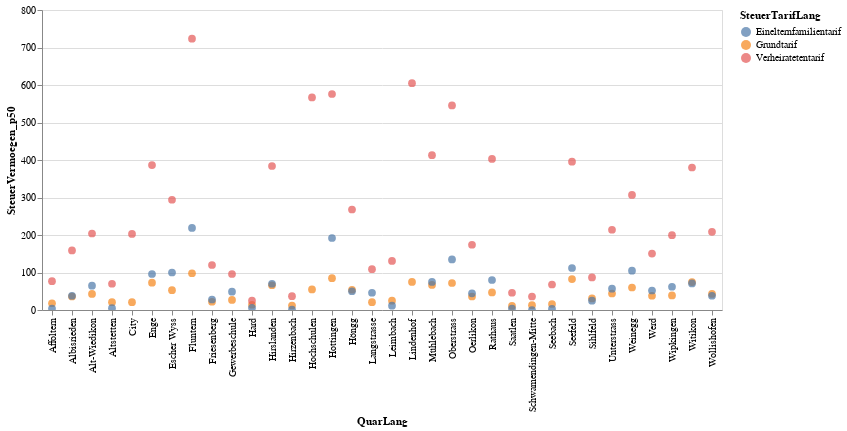

This figure's notebook cell:
### Code cell
alt.Chart(myGraph).mark_circle(size=60).encode(
    x='QuarLang',
    y='SteuerVermoegen_p50',
    color='SteuerTarifLang',
    tooltip=['SteuerJahr','QuarLang','SteuerVermoegen_p25', 'SteuerVermoegen_p50','SteuerVermoegen_p75']
).interactive() # this makes the axes interactive: now you can zoom & pan

### Figure 1 — Vega-Lite specification as saved in the notebook (floating-point values rounded to 4 significant figures)
{"config": {"view": {"continuousWidth": 400, "continuousHeight": 300}}, "data": {"name": "data-e943488c404d0545ea4277b460d3c79d"}, "mark": {"type": "circle", "size": 60}, "encoding": {"color": {"type": "nominal", "field": "SteuerTarifLang"}, "tooltip": [{"type": "temporal", "field": "SteuerJahr"}, {"type": "nominal", "field": "QuarLang"}, {"type": "quantitative", "field": "SteuerVermoegen_p25"}, {"type": "quantitative", "field": "SteuerVermoegen_p50"}, {"type": "quantitative", "field": "SteuerVermoegen_p75"}], "x": {"type": "nominal", "field": "QuarLang"}, "y": {"type": "quantitative", "field": "SteuerVermoegen_p50"}}, "selection": {"selector003": {"type": "interval", "bind": "scales", "encodings": ["x", "y"]}}, "$schema": "https://vega.github.io/schema/vega-lite/v4.8.1.json", "datasets": {"data-e943488c404d0545ea4277b460d3c79d": [{"SteuerJahr": "2018-01-01T00:00:00", "QuarSort": 11, "QuarLang": "Rathaus", "SteuerTarifSort": 0, "SteuerTarifLang": "Grundtarif", "SteuerVermoegen_p50": 47.0, "SteuerVermoegen_p25": 2.0, "SteuerVermoegen_p75": 283.0}, {"SteuerJahr": "2018-01-01T00:00:00", "QuarSort": 11, "QuarLang": "Rathaus", "SteuerTarifSort": 1, "SteuerTarifLang": "Verheiratetentarif", "SteuerVermoegen_p50": 403.0, "SteuerVermoegen_p25": 80.0, "SteuerVermoegen_p75": 1557.0}, {"SteuerJahr": "2018-01-01T00:00:00", "QuarSort": 11, "QuarLang": "Rathaus", "SteuerTarifSort": 2, "SteuerTarifLang": "Einelternfamilientarif", "SteuerVermoegen_p50": 80.0, "SteuerVermoegen_p25": 2.0, "SteuerVermoegen_p75": 532.0}, {"SteuerJahr": "2018-01-01T00:00:00", "QuarSort": 12, "QuarLang": "Hochschulen", "SteuerTarifSort": 0, "SteuerTarifLang": "Grundtarif", "SteuerVermoegen_p50": 55.0, "SteuerVermoegen_p25": 5.0, "SteuerVermoegen_p75": 311.0}, {"SteuerJahr": "2018-01-01T00:00:00", "QuarSort": 12, "QuarLang": "Hochschulen", "SteuerTarifSort": 1, "SteuerTarifLang": "Verheiratetentarif", "SteuerVermoegen_p50": 567.0, "SteuerVermoegen_p25": 188.0, "SteuerVermoegen_p75": 1978.0}, {"SteuerJahr": "2018-01-01T00:00:00", "QuarSort": 12, "QuarLang": "Hochschulen", "SteuerTarifSort": 2, "SteuerTarifLang": "Einelternfamilientarif", "SteuerVermoegen_p50": null, "SteuerVermoegen_p25": null, "SteuerVermoegen_p75": null}, {"SteuerJahr": "2018-01-01T00:00:00", "QuarSort": 13, "QuarLang": "Lindenhof", "SteuerTarifSort": 0, "SteuerTarifLang": "Grundtarif", "SteuerVermoegen_p50": 75.0, "SteuerVermoegen_p25": 5.0, "SteuerVermoegen_p75": 401.0}, {"SteuerJahr": "2018-01-01T00:00:00", "QuarSort": 13, "QuarLang": "Lindenhof", "SteuerTarifSort": 1, "SteuerTarifLang": "Verheiratetentarif", "SteuerVermoegen_p50": 605.0, "SteuerVermoegen_p25": 174.0, "SteuerVermoegen_p75": 1880.0}, {"SteuerJahr": "2018-01-01T00:00:00", "QuarSort": 13, "QuarLang": "Lindenhof", "SteuerTarifSort": 2, "SteuerTarifLang": "Einelternfamilientarif", "SteuerVermoegen_p50": null, "SteuerVermoegen_p25": null, "SteuerVermoegen_p75": null}, {"SteuerJahr": "2018-01-01T00:00:00", "QuarSort": 14, "QuarLang": "City", "SteuerTarifSort": 0, "SteuerTarifLang": "Grundtarif", "SteuerVermoegen_p50": 21.0, "SteuerVermoegen_p25": 1.0, "SteuerVermoegen_p75": 166.5}, {"SteuerJahr": "2018-01-01T00:00:00", "QuarSort": 14, "QuarLang": "City", "SteuerTarifSort": 1, "SteuerTarifLang": "Verheiratetentarif", "SteuerVermoegen_p50": 203.0, "SteuerVermoegen_p25": 42.0, "SteuerVermoegen_p75": 844.0}, {"SteuerJahr": "2018-01-01T00:00:00", "QuarSort": 14, "QuarLang": "City", "SteuerTarifSort": 2, "SteuerTarifLang": "Einelternfamilientarif", "SteuerVermoegen_p50": null, "SteuerVermoegen_p25": null, "SteuerVermoegen_p75": null}, {"SteuerJahr": "2018-01-01T00:00:00", "QuarSort": 21, "QuarLang": "Wollishofen", "SteuerTarifSort": 0, "SteuerTarifLang": "Grundtarif", "SteuerVermoegen_p50": 43.0, "SteuerVermoegen_p25": 4.0, "SteuerVermoegen_p75": 197.0}, {"SteuerJahr": "2018-01-01T00:00:00", "QuarSort": 21, "QuarLang": "Wollishofen", "SteuerTarifSort": 1, "SteuerTarifLang": "Verheiratetentarif", "SteuerVermoegen_p50": 208.5, "SteuerVermoegen_p25": 41.0, "SteuerVermoegen_p75": 629.0}, {"SteuerJahr": "2018-01-01T00:00:00", "QuarSort": 21, "QuarLang": "Wollishofen", "SteuerTarifSort": 2, "SteuerTarifLang": "Einelternfamilientarif", "SteuerVermoegen_p50": 38.0, "SteuerVermoegen_p25": 2.0, "SteuerVermoegen_p75": 185.0}, {"SteuerJahr": "2018-01-01T00:00:00", "QuarSort": 23, "QuarLang": "Leimbach", "SteuerTarifSort": 0, "SteuerTarifLang": "Grundtarif", "SteuerVermoegen_p50": 25.0, "SteuerVermoegen_p25": 0.0, "SteuerVermoegen_p75": 153.0}, {"SteuerJahr": "2018-01-01T00:00:00", "QuarSort": 23, "QuarLang": "Leimbach", "SteuerTarifSort": 1, "SteuerTarifLang": "Verheiratetentarif", "SteuerVermoegen_p50": 131.0, "SteuerVermoegen_p25": 13.0, "SteuerVermoegen_p75": 433.0}, {"SteuerJahr": "2018-01-01T00:00:00", "QuarSort": 23, "QuarLang": "Leimbach", "SteuerTarifSort": 2, "SteuerTarifLang": "Einelternfamilientarif", "SteuerVermoegen_p50": 11.5, "SteuerVermoegen_p25": 0.0, "SteuerVermoegen_p75": 104.0}, {"SteuerJahr": "2018-01-01T00:00:00", "QuarSort": 24, "QuarLang": "Enge", "SteuerTarifSort": 0, "SteuerTarifLang": "Grundtarif", "SteuerVermoegen_p50": 73.0, "SteuerVermoegen_p25": 8.0, "SteuerVermoegen_p75": 332.0}, {"SteuerJahr": "2018-01-01T00:00:00", "QuarSort": 24, "QuarLang": "Enge", "SteuerTarifSort": 1, "SteuerTarifLang": "Verheiratetentarif", "SteuerVermoegen_p50": 386.5, "SteuerVermoegen_p25": 99.0, "SteuerVermoegen_p75": 1177.0}, {"SteuerJahr": "2018-01-01T00:00:00", "QuarSort": 24, "QuarLang": "Enge", "SteuerTarifSort": 2, "SteuerTarifLang": "Einelternfamilientarif", "SteuerVermoegen_p50": 96.0, "SteuerVermoegen_p25": 13.0, "SteuerVermoegen_p75": 289.0}, {"SteuerJahr": "2018-01-01T00:00:00", "QuarSort": 31, "QuarLang": "Alt-Wiedikon", "SteuerTarifSort": 0, "SteuerTarifLang": "Grundtarif", "SteuerVermoegen_p50": 43.0, "SteuerVermoegen_p25": 3.0, "SteuerVermoegen_p75": 181.0}, {"SteuerJahr": "2018-01-01T00:00:00", "QuarSort": 31, "QuarLang": "Alt-Wiedikon", "SteuerTarifSort": 1, "SteuerTarifLang": "Verheiratetentarif", "SteuerVermoegen_p50": 204.0, "SteuerVermoegen_p25": 29.0, "SteuerVermoegen_p75": 630.0}, {"SteuerJahr": "2018-01-01T00:00:00", "QuarSort": 31, "QuarLang": "Alt-Wiedikon", "SteuerTarifSort": 2, "SteuerTarifLang": "Einelternfamilientarif", "SteuerVermoegen_p50": 65.0, "SteuerVermoegen_p25": 8.0, "SteuerVermoegen_p75": 281.0}, {"SteuerJahr": "2018-01-01T00:00:00", "QuarSort": 33, "QuarLang": "Friesenberg", "SteuerTarifSort": 0, "SteuerTarifLang": "Grundtarif", "SteuerVermoegen_p50": 22.0, "SteuerVermoegen_p25": 0.0, "SteuerVermoegen_p75": 114.0}, {"SteuerJahr": "2018-01-01T00:00:00", "QuarSort": 33, "QuarLang": "Friesenberg", "SteuerTarifSort": 1, "SteuerTarifLang": "Verheiratetentarif", "SteuerVermoegen_p50": 120.0, "SteuerVermoegen_p25": 15.0, "SteuerVermoegen_p75": 342.0}, {"SteuerJahr": "2018-01-01T00:00:00", "QuarSort": 33, "QuarLang": "Friesenberg", "SteuerTarifSort": 2, "SteuerTarifLang": "Einelternfamilientarif", "SteuerVermoegen_p50": 28.0, "SteuerVermoegen_p25": 0.0, "SteuerVermoegen_p75": 113.0}, {"SteuerJahr": "2018-01-01T00:00:00", "QuarSort": 34, "QuarLang": "Sihlfeld", "SteuerTarifSort": 0, "SteuerTarifLang": "Grundtarif", "SteuerVermoegen_p50": 31.0, "SteuerVermoegen_p25": 1.0, "SteuerVermoegen_p75": 131.0}, {"SteuerJahr": "2018-01-01T00:00:00", "QuarSort": 34, "QuarLang": "Sihlfeld", "SteuerTarifSort": 1, "SteuerTarifLang": "Verheiratetentarif", "SteuerVermoegen_p50": 87.0, "SteuerVermoegen_p25": 3.0, "SteuerVermoegen_p75": 315.0}, {"SteuerJahr": "2018-01-01T00:00:00", "QuarSort": 34, "QuarLang": "Sihlfeld", "SteuerTarifSort": 2, "SteuerTarifLang": "Einelternfamilientarif", "SteuerVermoegen_p50": 25.0, "SteuerVermoegen_p25": 0.0, "SteuerVermoegen_p75": 128.0}, {"SteuerJahr": "2018-01-01T00:00:00", "QuarSort": 41, "QuarLang": "Werd", "SteuerTarifSort": 0, "SteuerTarifLang": "Grundtarif", "SteuerVermoegen_p50": 38.0, "SteuerVermoegen_p25": 2.0, "SteuerVermoegen_p75": 146.0}, {"SteuerJahr": "2018-01-01T00:00:00", "QuarSort": 41, "QuarLang": "Werd", "SteuerTarifSort": 1, "SteuerTarifLang": "Verheiratetentarif", "SteuerVermoegen_p50": 150.5, "SteuerVermoegen_p25": 6.0, "SteuerVermoegen_p75": 479.0}, {"SteuerJahr": "2018-01-01T00:00:00", "QuarSort": 41, "QuarLang": "Werd", "SteuerTarifSort": 2, "SteuerTarifLang": "Einelternfamilientarif", "SteuerVermoegen_p50": 52.0, "SteuerVermoegen_p25": 6.0, "SteuerVermoegen_p75": 169.0}, {"SteuerJahr": "2018-01-01T00:00:00", "QuarSort": 42, "QuarLang": "Langstrasse", "SteuerTarifSort": 0, "SteuerTarifLang": "Grundtarif", "SteuerVermoegen_p50": 21.0, "SteuerVermoegen_p25": 0.0, "SteuerVermoegen_p75": 102.0}, {"SteuerJahr": "2018-01-01T00:00:00", "QuarSort": 42, "QuarLang": "Langstrasse", "SteuerTarifSort": 1, "SteuerTarifLang": "Verheiratetentarif", "SteuerVermoegen_p50": 109.0, "SteuerVermoegen_p25": 4.0, "SteuerVermoegen_p75": 445.0}, {"SteuerJahr": "2018-01-01T00:00:00", "QuarSort": 42, "QuarLang": "Langstrasse", "SteuerTarifSort": 2, "SteuerTarifLang": "Einelternfamilientarif", "SteuerVermoegen_p50": 46.0, "SteuerVermoegen_p25": 0.0, "SteuerVermoegen_p75": 181.0}, {"SteuerJahr": "2018-01-01T00:00:00", "QuarSort": 44, "QuarLang": "Hard", "SteuerTarifSort": 0, "SteuerTarifLang": "Grundtarif", "SteuerVermoegen_p50": 14.0, "SteuerVermoegen_p25": 0.0, "SteuerVermoegen_p75": 77.0}, {"SteuerJahr": "2018-01-01T00:00:00", "QuarSort": 44, "QuarLang": "Hard", "SteuerTarifSort": 1, "SteuerTarifLang": "Verheiratetentarif", "SteuerVermoegen_p50": 25.0, "SteuerVermoegen_p25": 0.0, "SteuerVermoegen_p75": 138.0}, {"SteuerJahr": "2018-01-01T00:00:00", "QuarSort": 44, "QuarLang": "Hard", "SteuerTarifSort": 2, "SteuerTarifLang": "Einelternfamilientarif", "SteuerVermoegen_p50": 6.0, "SteuerVermoegen_p25": 0.0, "SteuerVermoegen_p75": 64.0}, {"SteuerJahr": "2018-01-01T00:00:00", "QuarSort": 51, "QuarLang": "Gewerbeschule", "SteuerTarifSort": 0, "SteuerTarifLang": "Grundtarif", "SteuerVermoegen_p50": 27.0, "SteuerVermoegen_p25": 1.0, "SteuerVermoegen_p75": 127.0}, {"SteuerJahr": "2018-01-01T00:00:00", "QuarSort": 51, "QuarLang": "Gewerbeschule", "SteuerTarifSort": 1, "SteuerTarifLang": "Verheiratetentarif", "SteuerVermoegen_p50": 96.0, "SteuerVermoegen_p25": 1.0, "SteuerVermoegen_p75": 356.0}, {"SteuerJahr": "2018-01-01T00:00:00", "QuarSort": 51, "QuarLang": "Gewerbeschule", "SteuerTarifSort": 2, "SteuerTarifLang": "Einelternfamilientarif", "SteuerVermoegen_p50": 49.0, "SteuerVermoegen_p25": 1.0, "SteuerVermoegen_p75": 166.0}, {"SteuerJahr": "2018-01-01T00:00:00", "QuarSort": 52, "QuarLang": "Escher Wyss", "SteuerTarifSort": 0, "SteuerTarifLang": "Grundtarif", "SteuerVermoegen_p50": 53.0, "SteuerVermoegen_p25": 7.0, "SteuerVermoegen_p75": 200.0}, {"SteuerJahr": "2018-01-01T00:00:00", "QuarSort": 52, "QuarLang": "Escher Wyss", "SteuerTarifSort": 1, "SteuerTarifLang": "Verheiratetentarif", "SteuerVermoegen_p50": 294.0, "SteuerVermoegen_p25": 85.0, "SteuerVermoegen_p75": 769.0}, {"SteuerJahr": "2018-01-01T00:00:00", "QuarSort": 52, "QuarLang": "Escher Wyss", "SteuerTarifSort": 2, "SteuerTarifLang": "Einelternfamilientarif", "SteuerVermoegen_p50": 100.0, "SteuerVermoegen_p25": 7.0, "SteuerVermoegen_p75": 325.5}, {"SteuerJahr": "2018-01-01T00:00:00", "QuarSort": 61, "QuarLang": "Unterstrass", "SteuerTarifSort": 0, "SteuerTarifLang": "Grundtarif", "SteuerVermoegen_p50": 44.0, "SteuerVermoegen_p25": 4.0, "SteuerVermoegen_p75": 183.0}, {"SteuerJahr": "2018-01-01T00:00:00", "QuarSort": 61, "QuarLang": "Unterstrass", "SteuerTarifSort": 1, "SteuerTarifLang": "Verheiratetentarif", "SteuerVermoegen_p50": 214.0, "SteuerVermoegen_p25": 46.0, "SteuerVermoegen_p75": 627.0}, {"SteuerJahr": "2018-01-01T00:00:00", "QuarSort": 61, "QuarLang": "Unterstrass", "SteuerTarifSort": 2, "SteuerTarifLang": "Einelternfamilientarif", "SteuerVermoegen_p50": 57.0, "SteuerVermoegen_p25": 4.0, "SteuerVermoegen_p75": 185.0}, {"SteuerJahr": "2018-01-01T00:00:00", "QuarSort": 63, "QuarLang": "Oberstrass", "SteuerTarifSort": 0, "SteuerTarifLang": "Grundtarif", "SteuerVermoegen_p50": 72.0, "SteuerVermoegen_p25": 10.0, "SteuerVermoegen_p75": 333.0}, {"SteuerJahr": "2018-01-01T00:00:00", "QuarSort": 63, "QuarLang": "Oberstrass", "SteuerTarifSort": 1, "SteuerTarifLang": "Verheiratetentarif", "SteuerVermoegen_p50": 545.5, "SteuerVermoegen_p25": 150.5, "SteuerVermoegen_p75": 1642.0}, {"SteuerJahr": "2018-01-01T00:00:00", "QuarSort": 63, "QuarLang": "Oberstrass", "SteuerTarifSort": 2, "SteuerTarifLang": "Einelternfamilientarif", "SteuerVermoegen_p50": 135.0, "SteuerVermoegen_p25": 27.0, "SteuerVermoegen_p75": 441.0}, {"SteuerJahr": "2018-01-01T00:00:00", "QuarSort": 71, "QuarLang": "Fluntern", "SteuerTarifSort": 0, "SteuerTarifLang": "Grundtarif", "SteuerVermoegen_p50": 98.0, "SteuerVermoegen_p25": 10.0, "SteuerVermoegen_p75": 525.0}, {"SteuerJahr": "2018-01-01T00:00:00", "QuarSort": 71, "QuarLang": "Fluntern", "SteuerTarifSort": 1, "SteuerTarifLang": "Verheiratetentarif", "SteuerVermoegen_p50": 723.5, "SteuerVermoegen_p25": 198.5, "SteuerVermoegen_p75": 2418.0}, {"SteuerJahr": "2018-01-01T00:00:00", "QuarSort": 71, "QuarLang": "Fluntern", "SteuerTarifSort": 2, "SteuerTarifLang": "Einelternfamilientarif", "SteuerVermoegen_p50": 219.0, "SteuerVermoegen_p25": 31.0, "SteuerVermoegen_p75": 719.0}, {"SteuerJahr": "2018-01-01T00:00:00", "QuarSort": 72, "QuarLang": "Hottingen", "SteuerTarifSort": 0, "SteuerTarifLang": "Grundtarif", "SteuerVermoegen_p50": 85.0, "SteuerVermoegen_p25": 10.0, "SteuerVermoegen_p75": 423.0}, {"SteuerJahr": "2018-01-01T00:00:00", "QuarSort": 72, "QuarLang": "Hottingen", "SteuerTarifSort": 1, "SteuerTarifLang": "Verheiratetentarif", "SteuerVermoegen_p50": 576.0, "SteuerVermoegen_p25": 158.0, "SteuerVermoegen_p75": 1796.0}, {"SteuerJahr": "2018-01-01T00:00:00", "QuarSort": 72, "QuarLang": "Hottingen", "SteuerTarifSort": 2, "SteuerTarifLang": "Einelternfamilientarif", "SteuerVermoegen_p50": 192.0, "SteuerVermoegen_p25": 41.0, "SteuerVermoegen_p75": 576.0}, {"SteuerJahr": "2018-01-01T00:00:00", "QuarSort": 73, "QuarLang": "Hirslanden", "SteuerTarifSort": 0, "SteuerTarifLang": "Grundtarif", "SteuerVermoegen_p50": 66.0, "SteuerVermoegen_p25": 10.0, "SteuerVermoegen_p75": 308.0}, {"SteuerJahr": "2018-01-01T00:00:00", "QuarSort": 73, "QuarLang": "Hirslanden", "SteuerTarifSort": 1, "SteuerTarifLang": "Verheiratetentarif", "SteuerVermoegen_p50": 384.0, "SteuerVermoegen_p25": 104.5, "SteuerVermoegen_p75": 1272.0}, {"SteuerJahr": "2018-01-01T00:00:00", "QuarSort": 73, "QuarLang": "Hirslanden", "SteuerTarifSort": 2, "SteuerTarifLang": "Einelternfamilientarif", "SteuerVermoegen_p50": 70.0, "SteuerVermoegen_p25": 8.0, "SteuerVermoegen_p75": 277.0}, {"SteuerJahr": "2018-01-01T00:00:00", "QuarSort": 74, "QuarLang": "Witikon", "SteuerTarifSort": 0, "SteuerTarifLang": "Grundtarif", "SteuerVermoegen_p50": 74.5, "SteuerVermoegen_p25": 8.0, "SteuerVermoegen_p75": 408.0}, {"SteuerJahr": "2018-01-01T00:00:00", "QuarSort": 74, "QuarLang": "Witikon", "SteuerTarifSort": 1, "SteuerTarifLang": "Verheiratetentarif", "SteuerVermoegen_p50": 380.0, "SteuerVermoegen_p25": 84.0, "SteuerVermoegen_p75": 1233.0}, {"SteuerJahr": "2018-01-01T00:00:00", "QuarSort": 74, "QuarLang": "Witikon", "SteuerTarifSort": 2, "SteuerTarifLang": "Einelternfamilientarif", "SteuerVermoegen_p50": 71.0, "SteuerVermoegen_p25": 7.0, "SteuerVermoegen_p75": 269.0}, {"SteuerJahr": "2018-01-01T00:00:00", "QuarSort": 81, "QuarLang": "Seefeld", "SteuerTarifSort": 0, "SteuerTarifLang": "Grundtarif", "SteuerVermoegen_p50": 82.5, "SteuerVermoegen_p25": 10.0, "SteuerVermoegen_p75": 333.0}, {"SteuerJahr": "2018-01-01T00:00:00", "QuarSort": 81, "QuarLang": "Seefeld", "SteuerTarifSort": 1, "SteuerTarifLang": "Verheiratetentarif", "SteuerVermoegen_p50": 395.5, "SteuerVermoegen_p25": 103.0, "SteuerVermoegen_p75": 1123.0}, {"SteuerJahr": "2018-01-01T00:00:00", "QuarSort": 81, "QuarLang": "Seefeld", "SteuerTarifSort": 2, "SteuerTarifLang": "Einelternfamilientarif", "SteuerVermoegen_p50": 112.0, "SteuerVermoegen_p25": 14.0, "SteuerVermoegen_p75": 368.0}, {"SteuerJahr": "2018-01-01T00:00:00", "QuarSort": 82, "QuarLang": "Mühlebach", "SteuerTarifSort": 0, "SteuerTarifLang": "Grundtarif", "SteuerVermoegen_p50": 67.0, "SteuerVermoegen_p25": 7.0, "SteuerVermoegen_p75": 300.0}, {"SteuerJahr": "2018-01-01T00:00:00", "QuarSort": 82, "QuarLang": "Mühlebach", "SteuerTarifSort": 1, "SteuerTarifLang": "Verheiratetentarif", "SteuerVermoegen_p50": 413.0, "SteuerVermoegen_p25": 101.0, "SteuerVermoegen_p75": 1168.0}, {"SteuerJahr": "2018-01-01T00:00:00", "QuarSort": 82, "QuarLang": "Mühlebach", "SteuerTarifSort": 2, "SteuerTarifLang": "Einelternfamilientarif", "SteuerVermoegen_p50": 75.0, "SteuerVermoegen_p25": 5.0, "SteuerVermoegen_p75": 330.0}, {"SteuerJahr": "2018-01-01T00:00:00", "QuarSort": 83, "QuarLang": "Weinegg", "SteuerTarifSort": 0, "SteuerTarifLang": "Grundtarif", "SteuerVermoegen_p50": 60.0, "SteuerVermoegen_p25": 6.0, "SteuerVermoegen_p75": 294.5}, {"SteuerJahr": "2018-01-01T00:00:00", "QuarSort": 83, "QuarLang": "Weinegg", "SteuerTarifSort": 1, "SteuerTarifLang": "Verheiratetentarif", "SteuerVermoegen_p50": 307.0, "SteuerVermoegen_p25": 63.0, "SteuerVermoegen_p75": 1224.0}, {"SteuerJahr": "2018-01-01T00:00:00", "QuarSort": 83, "QuarLang": "Weinegg", "SteuerTarifSort": 2, "SteuerTarifLang": "Einelternfamilientarif", "SteuerVermoegen_p50": 105.0, "SteuerVermoegen_p25": 17.0, "SteuerVermoegen_p75": 442.0}, {"SteuerJahr": "2018-01-01T00:00:00", "QuarSort": 91, "QuarLang": "Albisrieden", "SteuerTarifSort": 0, "SteuerTarifLang": "Grundtarif", "SteuerVermoegen_p50": 36.0, "SteuerVermoegen_p25": 2.0, "SteuerVermoegen_p75": 163.5}, {"SteuerJahr": "2018-01-01T00:00:00", "QuarSort": 91, "QuarLang": "Albisrieden", "SteuerTarifSort": 1, "SteuerTarifLang": "Verheiratetentarif", "SteuerVermoegen_p50": 159.0, "SteuerVermoegen_p25": 27.0, "SteuerVermoegen_p75": 455.0}, {"SteuerJahr": "2018-01-01T00:00:00", "QuarSort": 91, "QuarLang": "Albisrieden", "SteuerTarifSort": 2, "SteuerTarifLang": "Einelternfamilientarif", "SteuerVermoegen_p50": 38.0, "SteuerVermoegen_p25": 1.0, "SteuerVermoegen_p75": 169.0}, {"SteuerJahr": "2018-01-01T00:00:00", "QuarSort": 92, "QuarLang": "Altstetten", "SteuerTarifSort": 0, "SteuerTarifLang": "Grundtarif", "SteuerVermoegen_p50": 21.0, "SteuerVermoegen_p25": 0.0, "SteuerVermoegen_p75": 112.0}, {"SteuerJahr": "2018-01-01T00:00:00", "QuarSort": 92, "QuarLang": "Altstetten", "SteuerTarifSort": 1, "SteuerTarifLang": "Verheiratetentarif", "SteuerVermoegen_p50": 70.0, "SteuerVermoegen_p25": 1.0, "SteuerVermoegen_p75": 291.0}, {"SteuerJahr": "2018-01-01T00:00:00", "QuarSort": 92, "QuarLang": "Altstetten", "SteuerTarifSort": 2, "SteuerTarifLang": "Einelternfamilientarif", "SteuerVermoegen_p50": 5.0, "SteuerVermoegen_p25": 0.0, "SteuerVermoegen_p75": 66.0}, {"SteuerJahr": "2018-01-01T00:00:00", "QuarSort": 101, "QuarLang": "Höngg", "SteuerTarifSort": 0, "SteuerTarifLang": "Grundtarif", "SteuerVermoegen_p50": 54.0, "SteuerVermoegen_p25": 6.0, "SteuerVermoegen_p75": 271.0}, {"SteuerJahr": "2018-01-01T00:00:00", "QuarSort": 101, "QuarLang": "Höngg", "SteuerTarifSort": 1, "SteuerTarifLang": "Verheiratetentarif", "SteuerVermoegen_p50": 268.0, "SteuerVermoegen_p25": 62.0, "SteuerVermoegen_p75": 762.0}, {"SteuerJahr": "2018-01-01T00:00:00", "QuarSort": 101, "QuarLang": "Höngg", "SteuerTarifSort": 2, "SteuerTarifLang": "Einelternfamilientarif", "SteuerVermoegen_p50": 50.0, "SteuerVermoegen_p25": 2.0, "SteuerVermoegen_p75": 222.5}, {"SteuerJahr": "2018-01-01T00:00:00", "QuarSort": 102, "QuarLang": "Wipkingen", "SteuerTarifSort": 0, "SteuerTarifLang": "Grundtarif", "SteuerVermoegen_p50": 39.0, "SteuerVermoegen_p25": 4.0, "SteuerVermoegen_p75": 164.0}, {"SteuerJahr": "2018-01-01T00:00:00", "QuarSort": 102, "QuarLang": "Wipkingen", "SteuerTarifSort": 1, "SteuerTarifLang": "Verheiratetentarif", "SteuerVermoegen_p50": 199.5, "SteuerVermoegen_p25": 41.0, "SteuerVermoegen_p75": 599.5}, {"SteuerJahr": "2018-01-01T00:00:00", "QuarSort": 102, "QuarLang": "Wipkingen", "SteuerTarifSort": 2, "SteuerTarifLang": "Einelternfamilientarif", "SteuerVermoegen_p50": 62.0, "SteuerVermoegen_p25": 8.0, "SteuerVermoegen_p75": 217.5}, {"SteuerJahr": "2018-01-01T00:00:00", "QuarSort": 111, "QuarLang": "Affoltern", "SteuerTarifSort": 0, "SteuerTarifLang": "Grundtarif", "SteuerVermoegen_p50": 18.0, "SteuerVermoegen_p25": 0.0, "SteuerVermoegen_p75": 107.0}, {"SteuerJahr": "2018-01-01T00:00:00", "QuarSort": 111, "QuarLang": "Affoltern", "SteuerTarifSort": 1, "SteuerTarifLang": "Verheiratetentarif", "SteuerVermoegen_p50": 77.0, "SteuerVermoegen_p25": 2.0, "SteuerVermoegen_p75": 299.0}, {"SteuerJahr": "2018-01-01T00:00:00", "QuarSort": 111, "QuarLang": "Affoltern", "SteuerTarifSort": 2, "SteuerTarifLang": "Einelternfamilientarif", "SteuerVermoegen_p50": 4.0, "SteuerVermoegen_p25": 0.0, "SteuerVermoegen_p75": 54.0}, {"SteuerJahr": "2018-01-01T00:00:00", "QuarSort": 115, "QuarLang": "Oerlikon", "SteuerTarifSort": 0, "SteuerTarifLang": "Grundtarif", "SteuerVermoegen_p50": 36.0, "SteuerVermoegen_p25": 2.0, "SteuerVermoegen_p75": 165.0}, {"SteuerJahr": "2018-01-01T00:00:00", "QuarSort": 115, "QuarLang": "Oerlikon", "SteuerTarifSort": 1, "SteuerTarifLang": "Verheiratetentarif", "SteuerVermoegen_p50": 174.0, "SteuerVermoegen_p25": 22.0, "SteuerVermoegen_p75": 557.0}, {"SteuerJahr": "2018-01-01T00:00:00", "QuarSort": 115, "QuarLang": "Oerlikon", "SteuerTarifSort": 2, "SteuerTarifLang": "Einelternfamilientarif", "SteuerVermoegen_p50": 44.5, "SteuerVermoegen_p25": 0.0, "SteuerVermoegen_p75": 189.0}, {"SteuerJahr": "2018-01-01T00:00:00", "QuarSort": 119, "QuarLang": "Seebach", "SteuerTarifSort": 0, "SteuerTarifLang": "Grundtarif", "SteuerVermoegen_p50": 16.0, "SteuerVermoegen_p25": 0.0, "SteuerVermoegen_p75": 103.0}, {"SteuerJahr": "2018-01-01T00:00:00", "QuarSort": 119, "QuarLang": "Seebach", "SteuerTarifSort": 1, "SteuerTarifLang": "Verheiratetentarif", "SteuerVermoegen_p50": 68.0, "SteuerVermoegen_p25": 2.0, "SteuerVermoegen_p75": 281.0}, {"SteuerJahr": "2018-01-01T00:00:00", "QuarSort": 119, "QuarLang": "Seebach", "SteuerTarifSort": 2, "SteuerTarifLang": "Einelternfamilientarif", "SteuerVermoegen_p50": 3.0, "SteuerVermoegen_p25": 0.0, "SteuerVermoegen_p75": 41.0}, {"SteuerJahr": "2018-01-01T00:00:00", "QuarSort": 121, "QuarLang": "Saatlen", "SteuerTarifSort": 0, "SteuerTarifLang": "Grundtarif", "SteuerVermoegen_p50": 11.0, "SteuerVermoegen_p25": 0.0, "SteuerVermoegen_p75": 73.0}, {"SteuerJahr": "2018-01-01T00:00:00", "QuarSort": 121, "QuarLang": "Saatlen", "SteuerTarifSort": 1, "SteuerTarifLang": "Verheiratetentarif", "SteuerVermoegen_p50": 46.0, "SteuerVermoegen_p25": 0.0, "SteuerVermoegen_p75": 229.0}, {"SteuerJahr": "2018-01-01T00:00:00", "QuarSort": 121, "QuarLang": "Saatlen", "SteuerTarifSort": 2, "SteuerTarifLang": "Einelternfamilientarif", "SteuerVermoegen_p50": 4.0, "SteuerVermoegen_p25": 0.0, "SteuerVermoegen_p75": 36.0}, {"SteuerJahr": "2018-01-01T00:00:00", "QuarSort": 122, "QuarLang": "Schwamendingen-Mitte", "SteuerTarifSort": 0, "SteuerTarifLang": "Grundtarif", "SteuerVermoegen_p50": 13.0, "SteuerVermoegen_p25": 0.0, "SteuerVermoegen_p75": 88.0}, {"SteuerJahr": "2018-01-01T00:00:00", "QuarSort": 122, "QuarLang": "Schwamendingen-Mitte", "SteuerTarifSort": 1, "SteuerTarifLang": "Verheiratetentarif", "SteuerVermoegen_p50": 36.0, "SteuerVermoegen_p25": 0.0, "SteuerVermoegen_p75": 226.0}, {"SteuerJahr": "2018-01-01T00:00:00", "QuarSort": 122, "QuarLang": "Schwamendingen-Mitte", "SteuerTarifSort": 2, "SteuerTarifLang": "Einelternfamilientarif", "SteuerVermoegen_p50": 0.0, "SteuerVermoegen_p25": 0.0, "SteuerVermoegen_p75": 21.0}, {"SteuerJahr": "2018-01-01T00:00:00", "QuarSort": 123, "QuarLang": "Hirzenbach", "SteuerTarifSort": 0, "SteuerTarifLang": "Grundtarif", "SteuerVermoegen_p50": 12.0, "SteuerVermoegen_p25": 0.0, "SteuerVermoegen_p75": 69.0}, {"SteuerJahr": "2018-01-01T00:00:00", "QuarSort": 123, "QuarLang": "Hirzenbach", "SteuerTarifSort": 1, "SteuerTarifLang": "Verheiratetentarif", "SteuerVermoegen_p50": 37.0, "SteuerVermoegen_p25": 0.0, "SteuerVermoegen_p75": 178.0}, {"SteuerJahr": "2018-01-01T00:00:00", "QuarSort": 123, "QuarLang": "Hirzenbach", "SteuerTarifSort": 2, "SteuerTarifLang": "Einelternfamilientarif", "SteuerVermoegen_p50": 1.0, "SteuerVermoegen_p25": 0.0, "SteuerVermoegen_p75": 25.0}]}}
